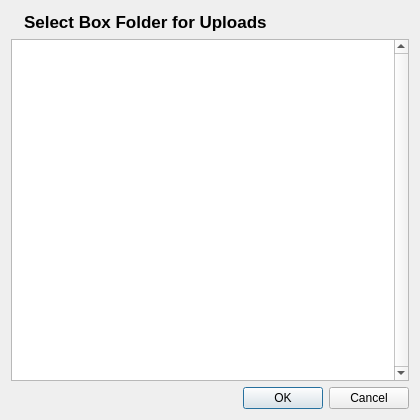
<?xml version="1.0" encoding="UTF-8"?>
<ui version="4.0">
 <class>FolderDialog</class>
 <widget class="QDialog" name="FolderDialog">
  <property name="geometry">
   <rect>
    <x>0</x>
    <y>0</y>
    <width>420</width>
    <height>420</height>
   </rect>
  </property>
  <property name="windowTitle">
   <string>Dialog</string>
  </property>
  <layout class="QVBoxLayout" name="verticalLayout">
   <item>
    <layout class="QHBoxLayout" name="horizontalLayout">
     <item>
      <widget class="QLabel" name="label">
       <property name="sizePolicy">
        <sizepolicy hsizetype="Minimum" vsizetype="Minimum">
         <horstretch>0</horstretch>
         <verstretch>0</verstretch>
        </sizepolicy>
       </property>
       <property name="text">
        <string/>
       </property>
       <property name="pixmap">
        <pixmap resource="resources.qrc">:/res/icon_folder.PNG</pixmap>
       </property>
      </widget>
     </item>
     <item>
      <widget class="QLabel" name="label_2">
       <property name="sizePolicy">
        <sizepolicy hsizetype="Expanding" vsizetype="Preferred">
         <horstretch>0</horstretch>
         <verstretch>0</verstretch>
        </sizepolicy>
       </property>
       <property name="font">
        <font>
         <family>Arial</family>
         <pointsize>13</pointsize>
         <weight>75</weight>
         <bold>true</bold>
        </font>
       </property>
       <property name="text">
        <string>Select Box Folder for Uploads</string>
       </property>
      </widget>
     </item>
     <item>
      <widget class="QPushButton" name="pushButton">
       <property name="text">
        <string/>
       </property>
       <property name="icon">
        <iconset resource="resources.qrc">
         <normaloff>:/res/16x16_refresh.png</normaloff>:/res/16x16_refresh.png</iconset>
       </property>
       <property name="flat">
        <bool>true</bool>
       </property>
      </widget>
     </item>
    </layout>
   </item>
   <item>
    <widget class="QTreeWidget" name="foldersTreeWidget">
     <property name="verticalScrollBarPolicy">
      <enum>Qt::ScrollBarAlwaysOn</enum>
     </property>
     <property name="rootIsDecorated">
      <bool>true</bool>
     </property>
     <attribute name="headerVisible">
      <bool>false</bool>
     </attribute>
     <column>
      <property name="text">
       <string>Name</string>
      </property>
     </column>
    </widget>
   </item>
   <item>
    <widget class="QDialogButtonBox" name="buttonBox">
     <property name="orientation">
      <enum>Qt::Horizontal</enum>
     </property>
     <property name="standardButtons">
      <set>QDialogButtonBox::Cancel|QDialogButtonBox::Ok</set>
     </property>
    </widget>
   </item>
  </layout>
 </widget>
 <resources>
  <include location="resources.qrc"/>
 </resources>
 <connections>
  <connection>
   <sender>buttonBox</sender>
   <signal>accepted()</signal>
   <receiver>FolderDialog</receiver>
   <slot>accept()</slot>
   <hints>
    <hint type="sourcelabel">
     <x>248</x>
     <y>254</y>
    </hint>
    <hint type="destinationlabel">
     <x>157</x>
     <y>274</y>
    </hint>
   </hints>
  </connection>
  <connection>
   <sender>buttonBox</sender>
   <signal>rejected()</signal>
   <receiver>FolderDialog</receiver>
   <slot>reject()</slot>
   <hints>
    <hint type="sourcelabel">
     <x>316</x>
     <y>260</y>
    </hint>
    <hint type="destinationlabel">
     <x>286</x>
     <y>274</y>
    </hint>
   </hints>
  </connection>
 </connections>
</ui>
